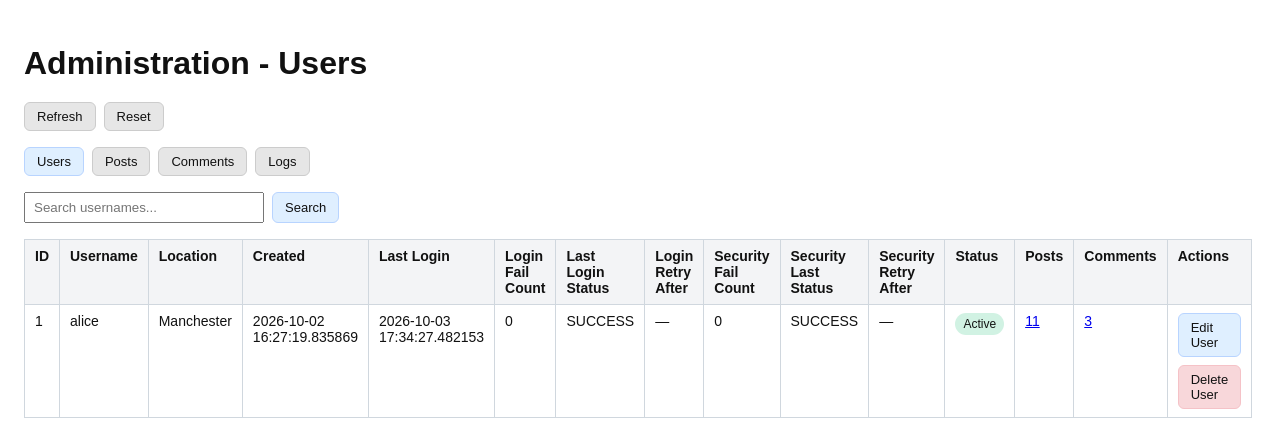
/users, run on an earlier commit of the app's database.
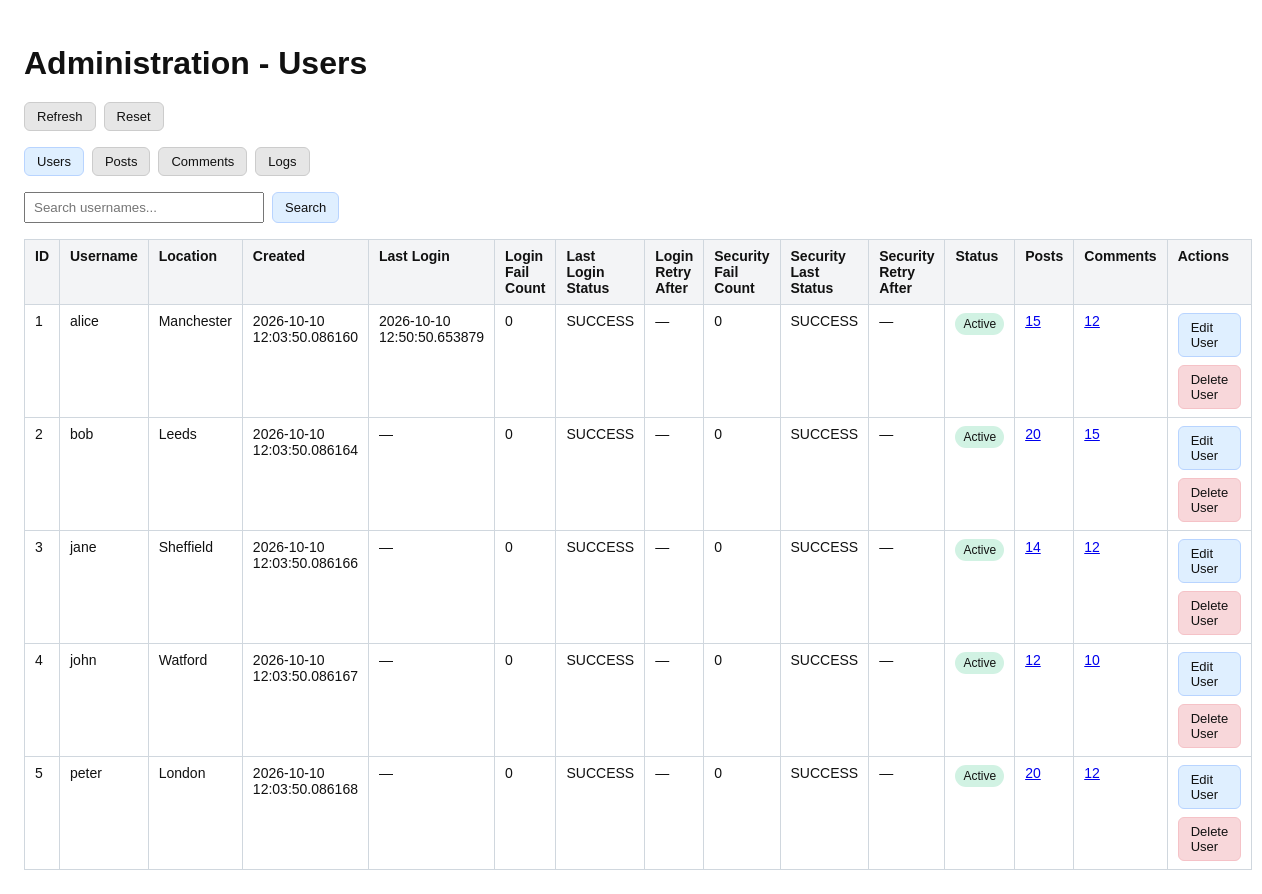
And on a later commit of the database.
### models/models.py (models this page shows)
class User(UserMixin, db.Model):
    id = db.Column(db.Integer, primary_key=True)
    username = db.Column(
        db.String(80),
        unique=True,
        nullable=False
    )
    password_hash = db.Column(
        db.String(255),
        nullable=False
    )
    default_location = db.Column(
        db.String(120),
        nullable=False,
        default="Unknown"
    )
    created_at = db.Column(
        db.DateTime,
        default=datetime.utcnow,
        nullable=False
    )
    last_login = db.Column(
        db.DateTime,
        nullable=True
    )
    last_successful_login_datetime = db.Column(
        db.DateTime,
        nullable=True
    )
    login_fail_count = db.Column(
        db.Integer,
        nullable=False,
        default=0
    )
    login_last_attempt_status = db.Column(
        db.String(20),
        nullable=False,
        default="SUCCESS"
    )
    login_last_failed_datetime = db.Column(
        db.DateTime,
        nullable=True
    )
    login_retry_after_datetime = db.Column(
        db.DateTime,
        nullable=True
    )
    security_fail_count = db.Column(
        db.Integer,
        nullable=False,
        default=0
    )
    security_last_attempt_status = db.Column(
        db.String(20),
        nullable=False,
        default="SUCCESS"
    )
    security_last_failed_datetime = db.Column(
        db.DateTime,
        nullable=True
    )
    security_retry_after_datetime = db.Column(
        db.DateTime,
        nullable=True
    )
    status = db.Column(
        db.String(20),
        nullable=False,
        default="active"
    )
    security_question = db.Column(
        db.String(255),
        nullable=False
    )
    security_answer_hash = db.Column(
        db.String(255),
        nullable=False
    )
    posts = db.relationship(
        "Post",
        backref="author",
        lazy=True
    )
    picked_posts = db.relationship(
        "PostPick",
        backref="user",
        lazy=True,
        cascade="all, delete-orphan"
    )
    comments = db.relationship(
        "Comment",
        backref="author",
        lazy=True,
        cascade="all, delete-orphan"
    )

### admin.py (the view)
@admin_app.route("/users")
def users():
    user_id = request.args.get("user_id", type=int)
    search_term = request.args.get("search", "").strip()
    user_query = User.query.order_by(func.lower(User.username), User.id)
    if user_id is not None:
        user_query = user_query.filter_by(id=user_id)
    matching_users = user_query.all()
    if search_term:
        matching_users = [
            user for user in matching_users
            if user.username.casefold().startswith(search_term.casefold())
        ]
    user_rows = [user_summary(user) for user in matching_users]
    return render_template(
        "admin_users.html",
        users=user_rows,
        search_term=search_term,
    )

### templates/admin_users.html (shortened to what this page needs)
<!DOCTYPE html>
<html>
<head>
</head>
<body>
    <h1>Administration - Users</h1>
    <div class="toolbar">
        <a class="button" href="{{ request.full_path.rstrip('?') }}">Refresh</a>
        <a class="button" href="{{ url_for('users') }}">Reset</a>
    </div>
    <nav class="nav" aria-label="Admin browsers">
        <a class="button primary" href="{{ url_for('users') }}">Users</a>
        <a class="button" href="{{ url_for('posts_browser') }}">Posts</a>
        <a class="button" href="{{ url_for('comments_browser') }}">Comments</a>
        <a class="button" href="{{ url_for('logs_browser') }}">Logs</a>
    </nav>
    <form class="search-form" method="get" action="{{ url_for('users') }}">
        <input type="search" name="search" value="{{ search_term }}" placeholder="Search usernames..." aria-label="Search usernames">
        <button class="button primary" type="submit">Search</button>
    </form>
    <table>
        <thead>
            <tr>
                <th>ID</th>
                <th>Username</th>
                <th>Location</th>
                <th>Created</th>
                <th>Last Login</th>
                <th>Login Fail Count</th>
                <th>Last Login Status</th>
                <th>Login Retry After</th>
                <th>Security Fail Count</th>
                <th>Security Last Status</th>
                <th>Security Retry After</th>
                <th>Status</th>
                <th>Posts</th>
                <th>Comments</th>
                <th>Actions</th>
            </tr>
        </thead>
        <tbody>
            {% for user in users %}
            <tr>
                <td>{{ user.id }}</td>
                <td>{{ user.username }}</td>
                <td>{{ user.default_location }}</td>
                <td>{{ user.created_at }}</td>
                <td>{{ user.last_login or '—' }}</td>
                <td>{{ user.login_fail_count }}</td>
                <td>{{ user.login_last_attempt_status }}</td>
                <td>{{ user.login_retry_after_datetime or '—' }}</td>
                <td>{{ user.security_fail_count }}</td>
                <td>{{ user.security_last_attempt_status }}</td>
                <td>{{ user.security_retry_after_datetime or '—' }}</td>
                <td>
                    {% if user.status == 'suspended' %}
                        <span class="pill suspended">Suspended</span>
                    {% else %}
                        <span class="pill active">Active</span>
                    {% endif %}
                </td>
                <td><a href="{{ url_for('posts_browser', user_id=user.id) }}">{{ user.posts_count }}</a></td>
                <td><a href="{{ url_for('comments_browser', user_id=user.id) }}">{{ user.comments_count }}</a></td>
                <td>
                    <div class="actions">
                        <a class="button primary" href="/users/{{ user.id }}/edit">Edit User</a>
                        <a class="button danger" href="/users/{{ user.id }}/delete">Delete User</a>
                    </div>
                </td>
            </tr>
            {% endfor %}
        </tbody>
    </table>
</body>
</html>

### templates/admin_users.html (style rules this page uses)
body { font-family: Arial, sans-serif; max-width: 1400px; margin: 0 auto; padding: 24px; color: #111; }
h1 { margin-bottom: 20px; }
.toolbar { display: flex; flex-wrap: wrap; gap: 8px; margin-bottom: 16px; }
.nav { display: flex; flex-wrap: wrap; gap: 8px; margin-bottom: 16px; }
.search-form { display: flex; gap: 8px; margin-bottom: 16px; }
.search-form input { min-width: 240px; padding: 6px 8px; }
table { width: 100%; border-collapse: collapse; font-size: 14px; }
th, td { border: 1px solid #d0d7de; padding: 8px 10px; text-align: left; vertical-align: top; background: #fff; }
th { background: #f3f4f6; }
.actions { display: flex; flex-wrap: wrap; gap: 8px; }
.button { display: inline-block; padding: 6px 12px; border: 1px solid #ccc; background: #e6e6e6; border-radius: 6px; color: #111; text-decoration: none; cursor: pointer; font-size: 13px; }
.button.danger { background: #f8d7da; border-color: #f5c2c7; }
.button.primary { background: #dfefff; border-color: #b8d4ff; }
.pill { display: inline-block; padding: 4px 8px; border-radius: 999px; font-size: 12px; background: #e9ecef; }
.pill.active { background: #d1f2e3; }

What changed in the data, as far as the page shows it:
removed User: id "1", username "alice", default_location "Manchester", created_at "2026-10-02 16:27:19.835869", last_login "2026-10-03 17:34:27.482153", login_fail_count "0", login_last_attempt_status "SUCCESS", login_retry_after_datetime "—", security_fail_count "0", security_last_attempt_status "SUCCESS", security_retry_after_datetime "—", status "Active", posts_count "11", comments_count "3"
added User: id "1", username "alice", default_location "Manchester", created_at "2026-10-10 12:03:50.086160", last_login "2026-10-10 12:50:50.653879", login_fail_count "0", login_last_attempt_status "SUCCESS", login_retry_after_datetime "—", security_fail_count "0", security_last_attempt_status "SUCCESS", security_retry_after_datetime "—", status "Active", posts_count "15", comments_count "12"
added User: id "2", username "bob", default_location "Leeds", created_at "2026-10-10 12:03:50.086164", last_login "—", login_fail_count "0", login_last_attempt_status "SUCCESS", login_retry_after_datetime "—", security_fail_count "0", security_last_attempt_status "SUCCESS", security_retry_after_datetime "—", status "Active", posts_count "20", comments_count "15"
added User: id "3", username "jane", default_location "Sheffield", created_at "2026-10-10 12:03:50.086166", last_login "—", login_fail_count "0", login_last_attempt_status "SUCCESS", login_retry_after_datetime "—", security_fail_count "0", security_last_attempt_status "SUCCESS", security_retry_after_datetime "—", status "Active", posts_count "14", comments_count "12"
added User: id "4", username "john", default_location "Watford", created_at "2026-10-10 12:03:50.086167", last_login "—", login_fail_count "0", login_last_attempt_status "SUCCESS", login_retry_after_datetime "—", security_fail_count "0", security_last_attempt_status "SUCCESS", security_retry_after_datetime "—", status "Active", posts_count "12", comments_count "10"
added User: id "5", username "peter", default_location "London", created_at "2026-10-10 12:03:50.086168", last_login "—", login_fail_count "0", login_last_attempt_status "SUCCESS", login_retry_after_datetime "—", security_fail_count "0", security_last_attempt_status "SUCCESS", security_retry_after_datetime "—", status "Active", posts_count "20", comments_count "12"
